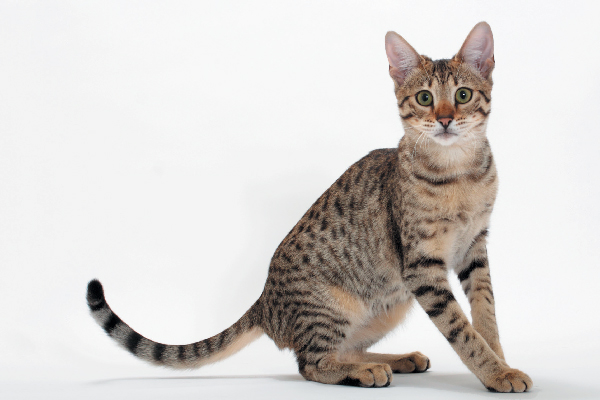
#> input picture LeafImageProcessDemo/Pics/cat.jpg, 600 x 400 px
$ python Object_Detect.py
#> lines starting #> are read from the running program, lines starting #| are printed output that depends on the picture; long printed decimals are rounded
import inline as inline
import matplotlib
import numpy as np
import imageio
import matplotlib.pyplot as plt


pic = imageio.imread('Pics/cat.jpg')
#> pic is the input picture: shape (400, 600, 3); mean R, G, B 214.5, 210.4, 207.5


gray = lambda rgb : np.dot(rgb[... , :3] , [0.21 , 0.72, 0.07])
gray = gray(pic)
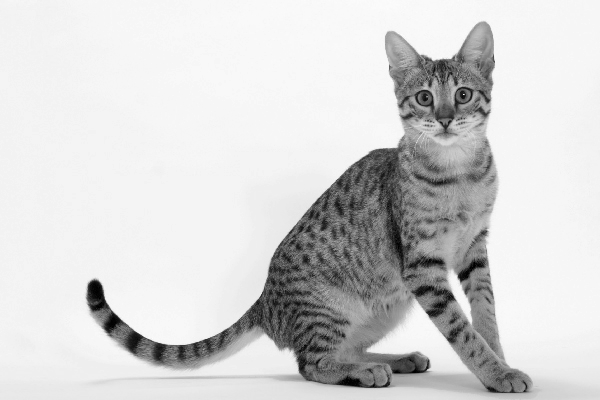
#> gray: shape (400, 600) float64; min 0, max 254.7, mean 211.1
plt.figure( figsize = (10,10))
plt.imshow(gray, cmap = plt.get_cmap(name = 'gray'))
plt.show()
'''
Let's take a quick overview some the changed properties now the color image.
Like we observe some properties of color image, same statements are applying
now for gray scaled image.
'''
print('Type of the image : ', type(gray))
#| Type of the image :  <class 'numpy.ndarray'>
print()
print('Shape of the image : {}'.format(gray.shape))
#| Shape of the image : (400, 600)
print('Image Hight {}'.format(gray.shape[0]))
#| Image Hight 400
print('Image Width {}'.format(gray.shape[1]))
#| Image Width 600
print('Dimension of Image {}'.format(gray.ndim))
#| Dimension of Image 2
print()
print('Image size {}'.format(gray.size))
#| Image size 240000
print('Maximum RGB value in this image {}'.format(gray.max()))
#| Maximum RGB value in this image 254.720
print('Minimum RGB value in this image {}'.format(gray.min()))
#| Minimum RGB value in this image 0.0
print('Random indexes [X,Y] : {}'.format(gray[100, 50]))
#| Random indexes [X,Y] : 243.000

$ run again, with LeafImageProcessDemo/Pics/my.jpg copied over LeafImageProcessDemo/Pics/cat.jpg
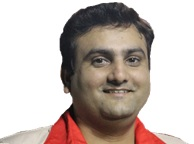
#> input picture LeafImageProcessDemo/Pics/my.jpg, 194 x 144 px
#> pic is the input picture: shape (144, 194, 3); mean R, G, B 196.2, 184.3, 178.7
#> `gray = gray(pic)`:
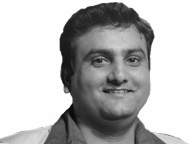
#> gray: shape (144, 194) float64; min 4.84, max 255, mean 186.4
#| Type of the image :  <class 'numpy.ndarray'>
#| Shape of the image : (144, 194)
#| Image Hight 144
#| Image Width 194
#| Dimension of Image 2
#| Image size 27936
#| Maximum RGB value in this image 255.000
#| Minimum RGB value in this image 4.84
#| Random indexes [X,Y] : 255.000

$ run again, with LeafImageProcessDemo/Pics/my2.jpeg copied over LeafImageProcessDemo/Pics/cat.jpg
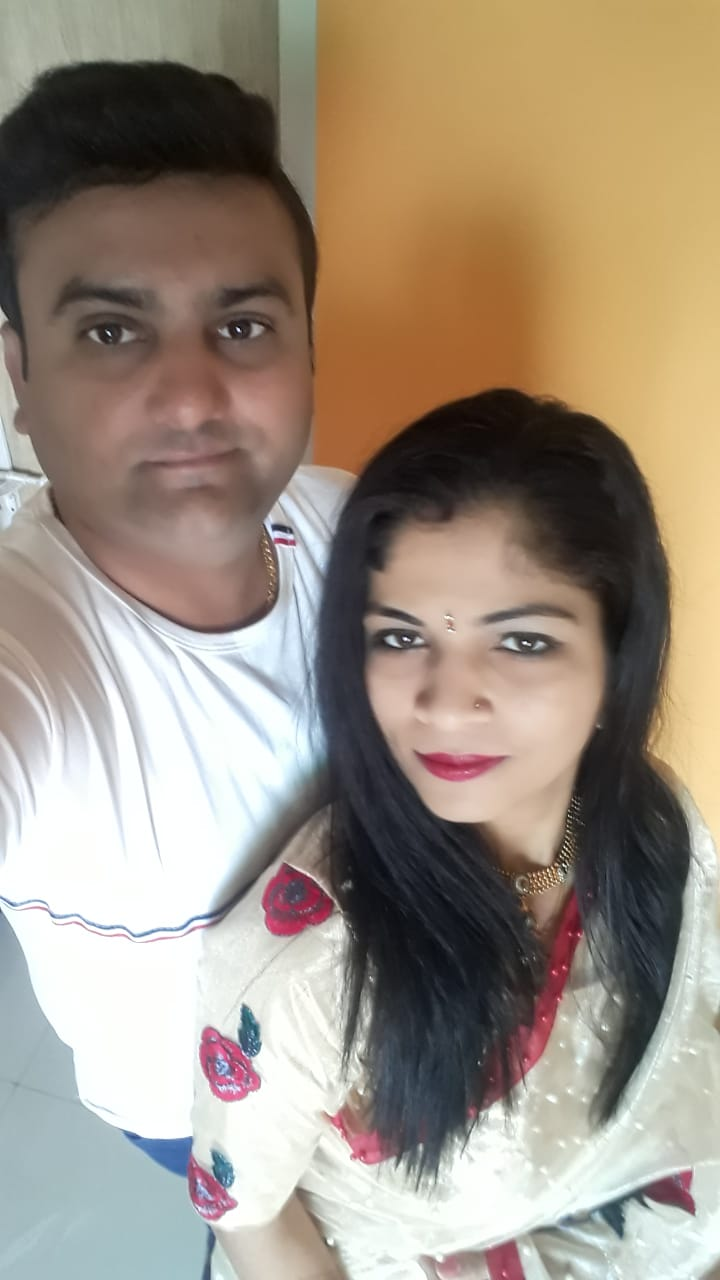
#> input picture LeafImageProcessDemo/Pics/my2.jpeg, 720 x 1280 px
#> pic is the input picture: shape (1280, 720, 3); mean R, G, B 157.4, 144, 128.4
#> `gray = gray(pic)`:
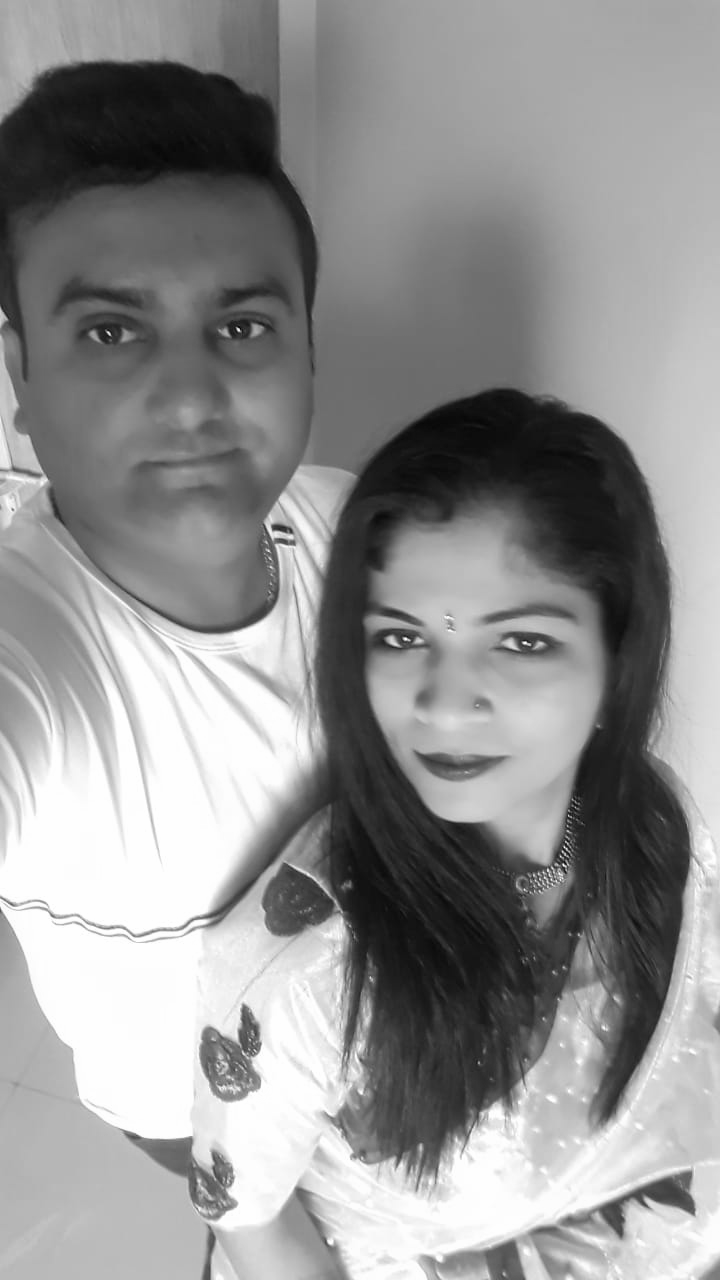
#> gray: shape (1280, 720) float64; min 0.91, max 255, mean 145.7
#| Type of the image :  <class 'numpy.ndarray'>
#| Shape of the image : (1280, 720)
#| Image Hight 1280
#| Image Width 720
#| Dimension of Image 2
#| Image size 921600
#| Maximum RGB value in this image 255.000
#| Minimum RGB value in this image 0.91
#| Random indexes [X,Y] : 27.86
